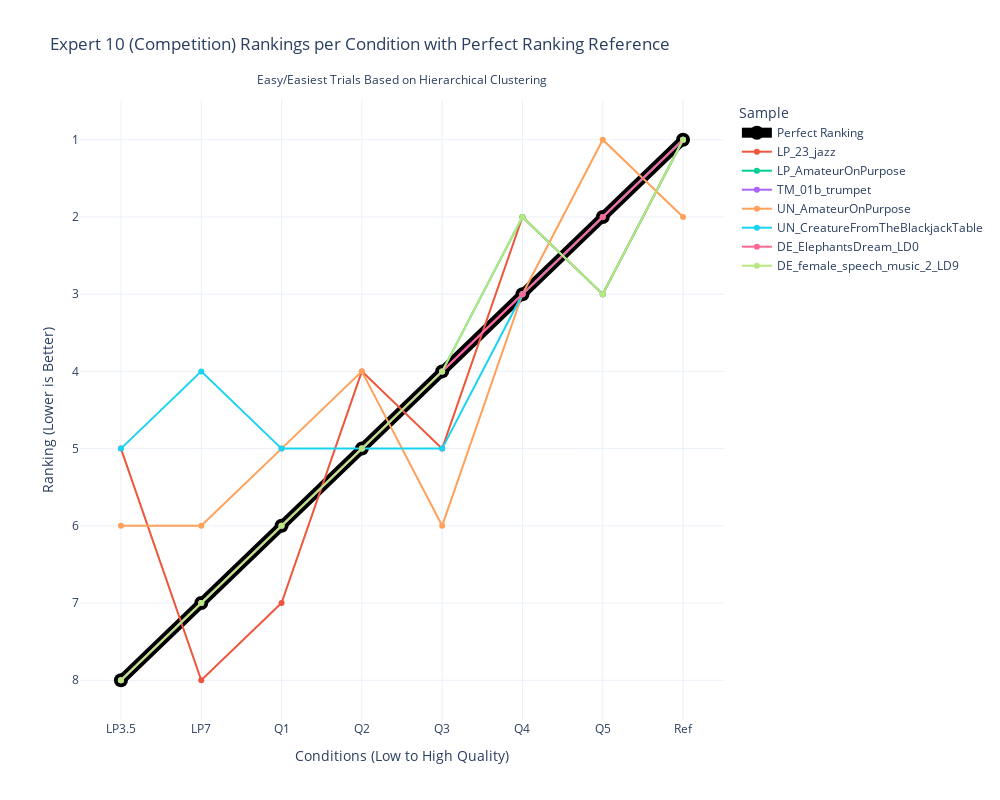

Notebook source saved alongside this figure:
### Code cell
# Spaghetti plot for Expert 10 rankings

# Reshape rankings data for Plotly
expert10_rankings_df = pd.DataFrame(reversed_expert10_rankings, columns=conditions)
expert10_rankings_df['Sample'] = items[trial_indices]

# Melt dataframe for better visualization
expert10_rankings_df_melted = expert10_rankings_df.melt(id_vars=['Sample'], var_name='Condition', value_name='Ranking')

expert10_rankings_df_melted = pd.concat([perfect_df, expert10_rankings_df_melted])

# Create plot
fig = px.line(expert10_rankings_df_melted, x='Condition', y='Ranking', color='Sample', markers=True,
              title="Expert 10 (Competition) Rankings per Condition with Perfect Ranking Reference",
              labels={"Ranking": "Ranking (Lower is Better)", "Condition": "Conditions (Low to High Quality)"},
              template="plotly_white")

# Adjust figure dimensions
fig.update_layout(width=1000, height=800)

# Invert y-axis (lower ranks at top)
fig.update_yaxes(autorange="reversed")

# Modify the "Perfect Ranking" line to be more visible
fig.update_traces(
    selector=dict(name="Perfect Ranking"),
    line=dict(width=10, color='black'),
    marker=dict(size=14, color='black')
)

# Add subtitle
fig.update_layout(
    annotations=[
        dict(
            text="Easy/Easiest Trials Based on Hierarchical Clustering",
            x=0.5,
            y=1.05,
            xref="paper",
            yref="paper",
            showarrow=False,
            font=dict(size=12)
        )
    ]
)

# Show figure
fig.show()

### Figure 1 — Plotly figure (JSON) as saved in the notebook; plotly's stock layout.template omitted (floating-point values rounded to 4 significant figures)
{"data": [{"hovertemplate": "Sample=Perfect Ranking<br>Conditions (Low to High Quality)=%{x}<br>Ranking (Lower is Better)=%{y}<extra></extra>", "legendgroup": "Perfect Ranking", "line": {"color": "black", "dash": "solid", "width": 10}, "marker": {"color": "black", "size": 14, "symbol": "circle"}, "mode": "lines+markers", "name": "Perfect Ranking", "orientation": "v", "showlegend": true, "type": "scatter", "x": ["LP3.5", "LP7", "Q1", "Q2", "Q3", "Q4", "Q5", "Ref"], "xaxis": "x", "y": [8, 7, 6, 5, 4, 3, 2, 1], "yaxis": "y"}, {"hovertemplate": "Sample=LP_23_jazz<br>Conditions (Low to High Quality)=%{x}<br>Ranking (Lower is Better)=%{y}<extra></extra>", "legendgroup": "LP_23_jazz", "line": {"color": "#EF553B", "dash": "solid"}, "marker": {"symbol": "circle"}, "mode": "lines+markers", "name": "LP_23_jazz", "orientation": "v", "showlegend": true, "type": "scatter", "x": ["LP3.5", "LP7", "Q1", "Q2", "Q3", "Q4", "Q5", "Ref"], "xaxis": "x", "y": [5, 8, 7, 4, 5, 2, 3, 1], "yaxis": "y"}, {"hovertemplate": "Sample=LP_AmateurOnPurpose<br>Conditions (Low to High Quality)=%{x}<br>Ranking (Lower is Better)=%{y}<extra></extra>", "legendgroup": "LP_AmateurOnPurpose", "line": {"color": "#00cc96", "dash": "solid"}, "marker": {"symbol": "circle"}, "mode": "lines+markers", "name": "LP_AmateurOnPurpose", "orientation": "v", "showlegend": true, "type": "scatter", "x": ["LP3.5", "LP7", "Q1", "Q2", "Q3", "Q4", "Q5", "Ref"], "xaxis": "x", "y": [8, 7, 6, 5, 4, 2, 3, 1], "yaxis": "y"}, {"hovertemplate": "Sample=TM_01b_trumpet<br>Conditions (Low to High Quality)=%{x}<br>Ranking (Lower is Better)=%{y}<extra></extra>", "legendgroup": "TM_01b_trumpet", "line": {"color": "#ab63fa", "dash": "solid"}, "marker": {"symbol": "circle"}, "mode": "lines+markers", "name": "TM_01b_trumpet", "orientation": "v", "showlegend": true, "type": "scatter", "x": ["LP3.5", "LP7", "Q1", "Q2", "Q3", "Q4", "Q5", "Ref"], "xaxis": "x", "y": [8, 7, 6, 5, 4, 3, 2, 1], "yaxis": "y"}, {"hovertemplate": "Sample=UN_AmateurOnPurpose<br>Conditions (Low to High Quality)=%{x}<br>Ranking (Lower is Better)=%{y}<extra></extra>", "legendgroup": "UN_AmateurOnPurpose", "line": {"color": "#FFA15A", "dash": "solid"}, "marker": {"symbol": "circle"}, "mode": "lines+markers", "name": "UN_AmateurOnPurpose", "orientation": "v", "showlegend": true, "type": "scatter", "x": ["LP3.5", "LP7", "Q1", "Q2", "Q3", "Q4", "Q5", "Ref"], "xaxis": "x", "y": [6, 6, 5, 4, 6, 3, 1, 2], "yaxis": "y"}, {"hovertemplate": "Sample=UN_CreatureFromTheBlackjackTable<br>Conditions (Low to High Quality)=%{x}<br>Ranking (Lower is Better)=%{y}<extra></extra>", "legendgroup": "UN_CreatureFromTheBlackjackTable", "line": {"color": "#19d3f3", "dash": "solid"}, "marker": {"symbol": "circle"}, "mode": "lines+markers", "name": "UN_CreatureFromTheBlackjackTable", "orientation": "v", "showlegend": true, "type": "scatter", "x": ["LP3.5", "LP7", "Q1", "Q2", "Q3", "Q4", "Q5", "Ref"], "xaxis": "x", "y": [5, 4, 5, 5, 5, 3, 2, 1], "yaxis": "y"}, {"hovertemplate": "Sample=DE_ElephantsDream_LD0<br>Conditions (Low to High Quality)=%{x}<br>Ranking (Lower is Better)=%{y}<extra></extra>", "legendgroup": "DE_ElephantsDream_LD0", "line": {"color": "#FF6692", "dash": "solid"}, "marker": {"symbol": "circle"}, "mode": "lines+markers", "name": "DE_ElephantsDream_LD0", "orientation": "v", "showlegend": true, "type": "scatter", "x": ["LP3.5", "LP7", "Q1", "Q2", "Q3", "Q4", "Q5", "Ref"], "xaxis": "x", "y": [8, 7, 6, 5, 4, 3, 2, 1], "yaxis": "y"}, {"hovertemplate": "Sample=DE_female_speech_music_2_LD9<br>Conditions (Low to High Quality)=%{x}<br>Ranking (Lower is Better)=%{y}<extra></extra>", "legendgroup": "DE_female_speech_music_2_LD9", "line": {"color": "#B6E880", "dash": "solid"}, "marker": {"symbol": "circle"}, "mode": "lines+markers", "name": "DE_female_speech_music_2_LD9", "orientation": "v", "showlegend": true, "type": "scatter", "x": ["LP3.5", "LP7", "Q1", "Q2", "Q3", "Q4", "Q5", "Ref"], "xaxis": "x", "y": [8, 7, 6, 5, 4, 2, 3, 1], "yaxis": "y"}], "layout": {"annotations": [{"font": {"size": 12}, "showarrow": false, "text": "Easy/Easiest Trials Based on Hierarchical Clustering", "x": 0.5, "xref": "paper", "y": 1.05, "yref": "paper"}], "height": 800, "legend": {"title": {"text": "Sample"}, "tracegroupgap": 0}, "title": {"text": "Expert 10 (Competition) Rankings per Condition with Perfect Ranking Reference"}, "width": 1000, "xaxis": {"anchor": "y", "domain": [0, 1], "title": {"text": "Conditions (Low to High Quality)"}}, "yaxis": {"anchor": "x", "autorange": "reversed", "domain": [0, 1], "title": {"text": "Ranking (Lower is Better)"}}}}
